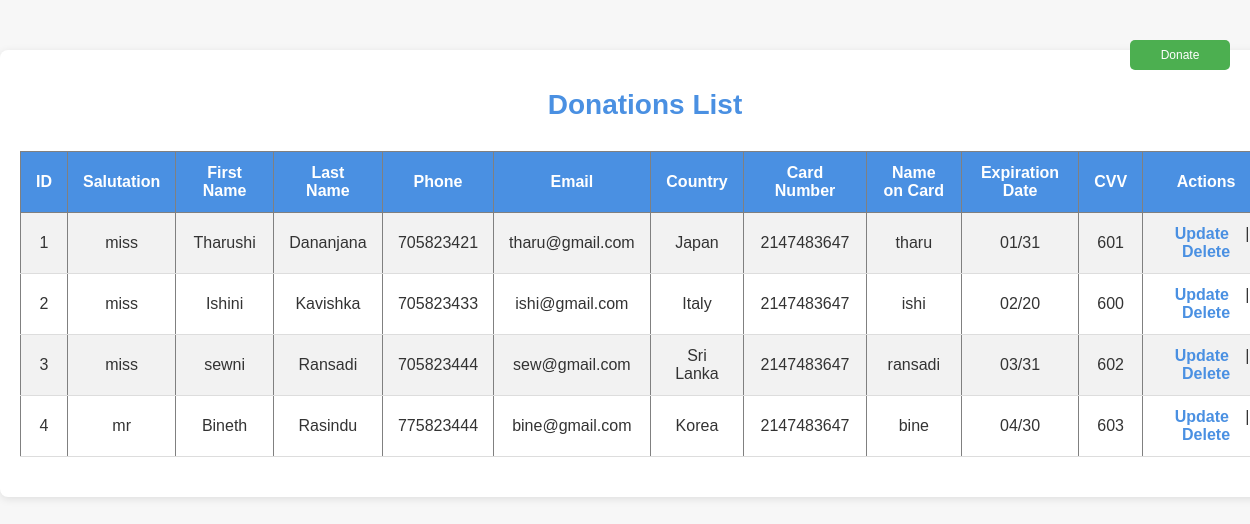
The page /donation/Tdonation.php on the database its author committed.
### tables this page shows
CREATE TABLE `donerinformation` (
  `ID` varchar(12) NOT NULL,
  `salutation` varchar(5) NOT NULL,
  `firstname` varchar(15) NOT NULL,
  `lastname` varchar(15) NOT NULL,
  `uphone` int(15) NOT NULL,
  `email` varchar(30) NOT NULL,
  `country` varchar(10) NOT NULL,
  `D_card` int(15) NOT NULL,
  `D_name_card` varchar(20) NOT NULL,
  `amount` float NOT NULL,
  `MM/YY` varchar(15) NOT NULL,
  `CVV` int(5) NOT NULL
);

### donation/Tdonation.php (the view, shortened to what this page needs)
<!DOCTYPE html>
<html lang="en">
<head>
    <link rel="stylesheet" href="css/Tdonation.css">
</head>
<body>
    <div class="container">
        <h1>Donations List</h1>
        <div class="button-container">
            <button onclick="window.location.href='Tindex.php'">Donate</button>
        </div>
        <?php
        require 'Tconfig.php';
        $sql = "SELECT * FROM donerinformation";
        $result = $con->query($sql);
        if ($result->num_rows > 0) {
            echo "<table border='1' width='100%' cellpadding='10' cellspacing='0'>";
            echo "<tr>
                    <th>ID</th>
                    <th>Salutation</th>
                    <th>First Name</th>
                    <th>Last Name</th>
                    <th>Phone</th>
                    <th>Email</th>
                    <th>Country</th>
                    <th>Card Number</th>
                    <th>Name on Card</th>
                    <th>Expiration Date</th>
                    <th>CVV</th>
                    <th>Actions</th>
                  </tr>";
            while ($row = $result->fetch_assoc()) {
                echo "<tr>";
                echo "<td>" . $row["ID"] . "</td>";
                echo "<td>" . $row["salutation"] . "</td>";
                echo "<td>" . $row["firstname"] . "</td>";
                echo "<td>" . $row["lastname"] . "</td>";
                echo "<td>" . $row["uphone"] . "</td>";
                echo "<td>" . $row["email"] . "</td>";
                echo "<td>" . $row["country"] . "</td>";
                echo "<td>" . $row["D_card"] . "</td>";
                echo "<td>" . $row["D_name_card"] . "</td>";
                echo "<td>" . $row["MM/YY"] . "</td>";
                echo "<td>" . $row["CVV"] . "</td>";
                echo "<td>
                        <a href='Tupdatedonation.php?ID=" . $row["ID"] . "'>Update</a> |
                        <a href='Tdelete.php?ID=". $row["ID"]."'>Delete</a>
                      </td>";
                echo "</tr>";
            }
            echo "</table>";
        } else {
            echo "No results found";
        }
        ?>
    </div>
</body>
</html>

### donation/css/Tdonation.css (style rules this page uses)
body { font-family: 'Arial', sans-serif; background-color: #f7f7f7; color: #333; margin: 0; padding: 0; box-sizing: border-box; }
.container { width: 100%; max-width: 1400px; margin: 50px auto; background-color: white; padding: 20px; box-shadow: 0 2px 8px rgba(0, 0, 0, 0.1); border-radius: 8px; }
table { width: 100%; border-collapse: collapse; margin: 20px 0; font-size: 16px; text-align: left; background-color: white; }
table th { background-color: #4a90e2; color: white; padding: 12px 15px; text-align: center; font-weight: bold; }
table td { padding: 12px 15px; border-bottom: 1px solid #ddd; text-align: center; }
table tr:nth-child(even) { background-color: #f2f2f2; }
table a { text-decoration: none; color: #4a90e2; font-weight: bold; padding: 6px 12px; border-radius: 4px; transition: background-color 0.3s ease, color 0.3s ease; }
.button-container { position: absolute; top: 20px; right: 20px; width: auto; }
.button-container button { background-color: #4CAF50; color: white; padding: 8px 16px; border: none; border-radius: 5px; font-size: 12px; cursor: pointer; transition: background-color 0.3s ease; width: 100px; }
h1 { text-align: center; font-size: 28px; color: #4a90e2; margin-bottom: 30px; }
button { display: block; width: 100%; padding: 15px; font-size: 18px; background-color: #4a90e2; color: white; border: none; border-radius: 6px; cursor: pointer; margin-top: 20px; }
.container { padding: 20px; }

### rows shown on the page
donerinformation: ID "1", salutation "miss", firstname "Tharushi", lastname "Dananjana", uphone "705823421", email "tharu@gmail.com", country "Japan", D_card "2147483647", D_name_card "tharu", value "01/31", CVV "601"
donerinformation: ID "2", salutation "miss", firstname "Ishini", lastname "Kavishka", uphone "705823433", email "ishi@gmail.com", country "Italy", D_card "2147483647", D_name_card "ishi", value "02/20", CVV "600"
donerinformation: ID "3", salutation "miss", firstname "sewni", lastname "Ransadi", uphone "705823444", email "sew@gmail.com", country "Sri Lanka", D_card "2147483647", D_name_card "ransadi", value "03/31", CVV "602"
donerinformation: ID "4", salutation "mr", firstname "Bineth", lastname "Rasindu", uphone "775823444", email "bine@gmail.com", country "Korea", D_card "2147483647", D_name_card "bine", value "04/30", CVV "603"
